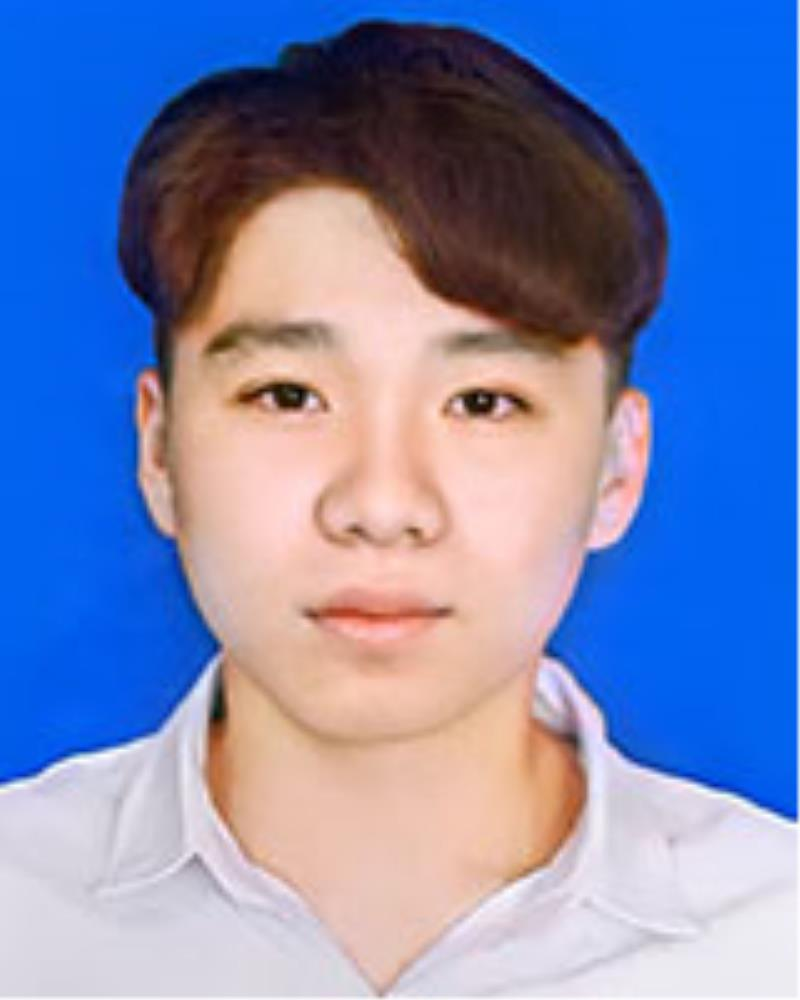
#> input picture project1/img/download.png, 800 x 1000 px, found by its file name
$ jupyter execute --allow-errors 21011801_TranKy.ipynb   (older library calls are emulated)
#> lines starting #> are read from the running program, lines starting #| are printed output that depends on the picture
[cell 1]
import cv2
import numpy as np
import matplotlib.pyplot as plt

def compute_gradient_roberts(image_path):
#> called with image_path = 'download.png'
    image = cv2.imread(image_path)
#> image is the input picture: shape (1000, 800, 3); mean B, G, R 181.2, 135.7, 121.4
    if image is None:
        raise FileNotFoundError(f"Không tìm thấy ảnh tại đường dẫn: {image_path}")
    gray = cv2.cvtColor(image, cv2.COLOR_BGR2GRAY)
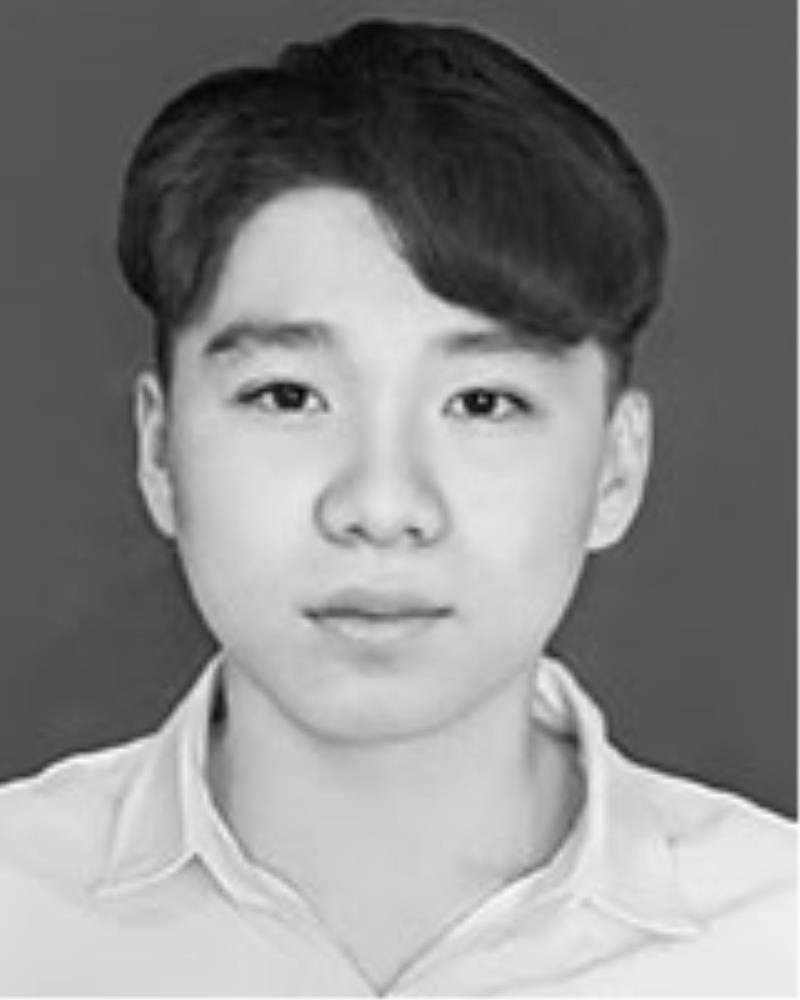
#> gray: shape (1000, 800); min 4, max 254, mean 136.6

    kernel_roberts_x = np.array([[1, 0],
                                 [0, -1]], dtype=np.float32)
    kernel_roberts_y = np.array([[0, 1],
                                 [-1, 0]], dtype=np.float32)

    grad_x = cv2.filter2D(gray, cv2.CV_64F, kernel_roberts_x)
    grad_y = cv2.filter2D(gray, cv2.CV_64F, kernel_roberts_y)

    gradient = cv2.magnitude(grad_x, grad_y)

    plt.figure(figsize=(12, 6))
    plt.subplot(1, 2, 1)
    plt.title('Ảnh gốc')
    plt.imshow(gray, cmap='gray')
    plt.axis('off')

    plt.subplot(1, 2, 2)
    plt.title('Gradient Roberts')
    plt.imshow(gradient, cmap='gray')
    plt.axis('off')

    plt.show()

def compute_gradient_sobel(image_path):
#> called with image_path = 'download.png'
    image = cv2.imread(image_path)
    if image is None:
        raise FileNotFoundError(f"Không tìm thấy ảnh tại đường dẫn: {image_path}")
    gray = cv2.cvtColor(image, cv2.COLOR_BGR2GRAY)

    grad_x = cv2.Sobel(gray, cv2.CV_64F, 1, 0, ksize=3)
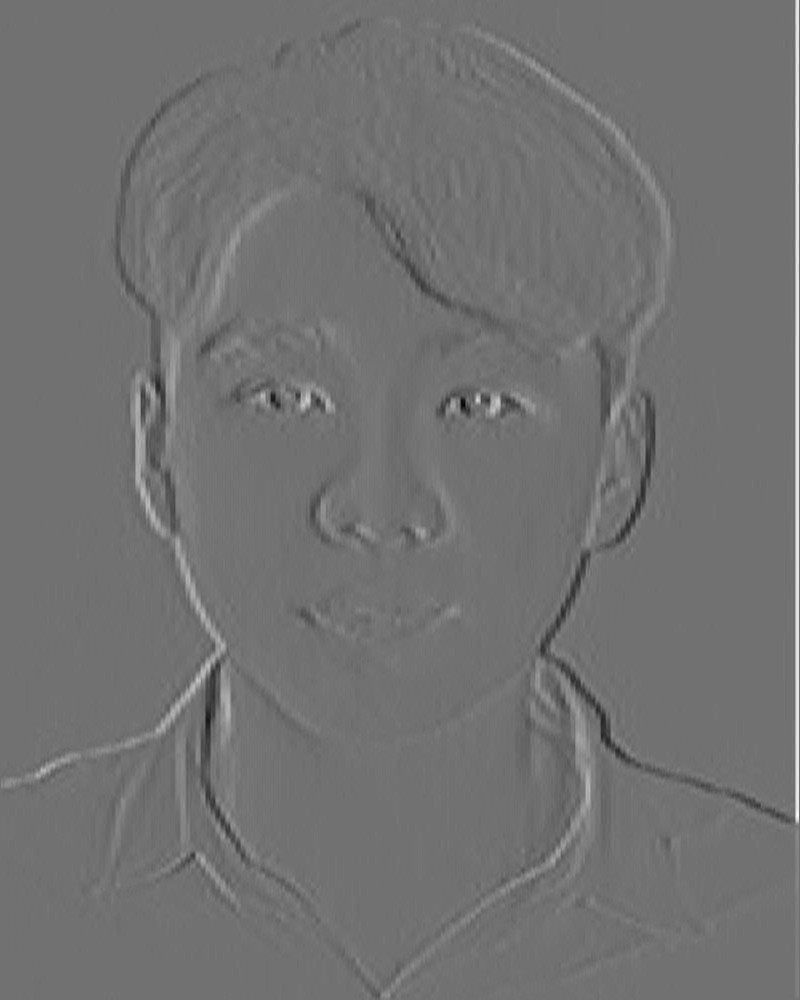
#> grad_x: shape (1000, 800) float64; min -267, max 331, mean 1; drawn with min black and max white
    grad_y = cv2.Sobel(gray, cv2.CV_64F, 0, 1, ksize=3)

    gradient = cv2.magnitude(grad_x, grad_y)

    plt.figure(figsize=(12, 6))
    plt.subplot(1, 2, 1)
    plt.title('Ảnh gốc')
    plt.imshow(gray, cmap='gray')
    plt.axis('off')

    plt.subplot(1, 2, 2)
    plt.title('Gradient Sobel')
    plt.imshow(gradient, cmap='gray')
    plt.axis('off')

    plt.show()

def compute_gradient_prewitt(image_path):
#> called with image_path = 'download.png'
    image = cv2.imread(image_path)
    if image is None:
        raise FileNotFoundError(f"Không tìm thấy ảnh tại đường dẫn: {image_path}")
    gray = cv2.cvtColor(image, cv2.COLOR_BGR2GRAY)

    kernel_prewitt_x = np.array([[ -1, 0, 1],
                                 [ -1, 0, 1],
                                 [ -1, 0, 1]], dtype=np.float32)
    kernel_prewitt_y = np.array([[ 1,  1,  1],
                                 [ 0,  0,  0],
                                 [-1, -1, -1]], dtype=np.float32)

    grad_x = cv2.filter2D(gray, cv2.CV_64F, kernel_prewitt_x)
    grad_y = cv2.filter2D(gray, cv2.CV_64F, kernel_prewitt_y)
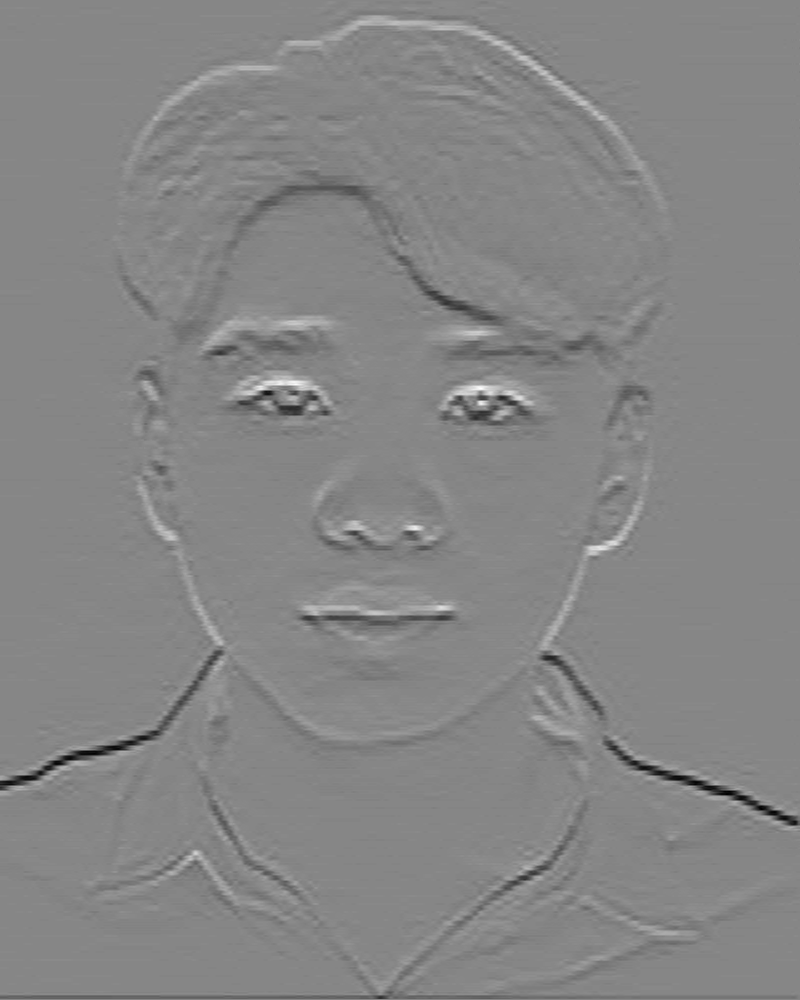
#> grad_y: shape (1000, 800) float64; min -187, max 168, mean -0.9; drawn with min black and max white

    gradient = cv2.magnitude(grad_x, grad_y)

    plt.figure(figsize=(12, 6))
    plt.subplot(1, 2, 1)
    plt.title('Ảnh gốc')
    plt.imshow(gray, cmap='gray')
    plt.axis('off')

    plt.subplot(1, 2, 2)
    plt.title('Gradient Prewitt')
    plt.imshow(gradient, cmap='gray')
    plt.axis('off')

    plt.show()

def compute_gradient_laplace(image_path):
#> called with image_path = 'download.png'
    image = cv2.imread(image_path)
    if image is None:
        raise FileNotFoundError(f"Không tìm thấy ảnh tại đường dẫn: {image_path}")
    gray = cv2.cvtColor(image, cv2.COLOR_BGR2GRAY)

    grad = cv2.Laplacian(gray, cv2.CV_64F)
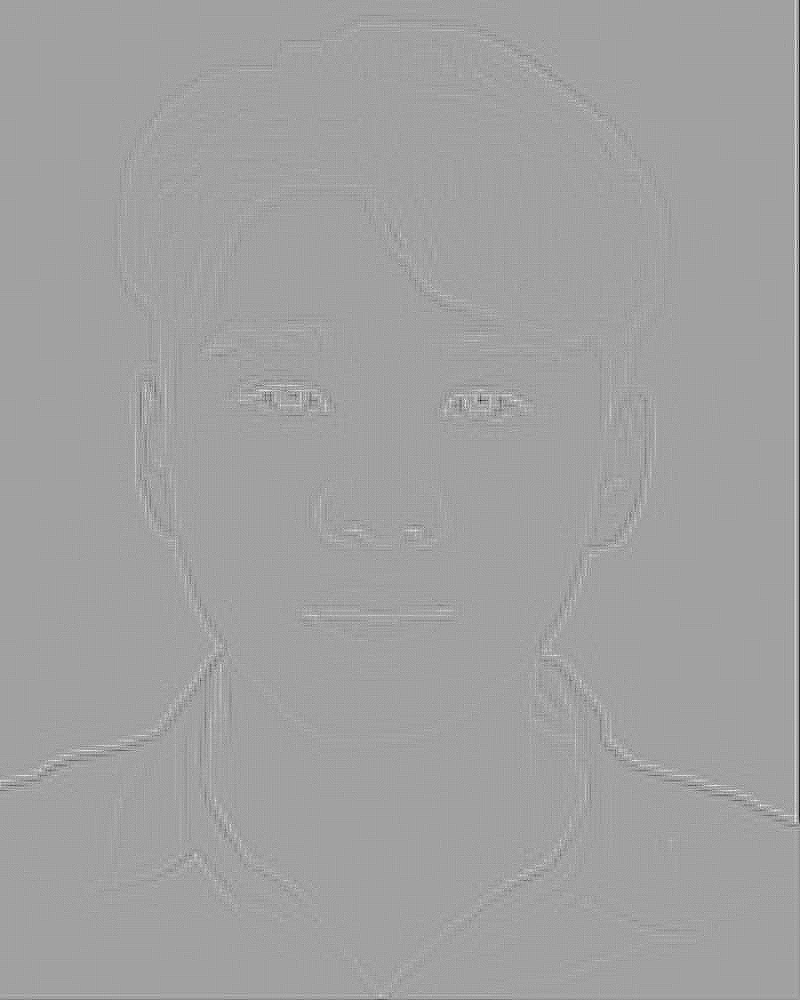
#> grad: shape (1000, 800) float64; min -81, max 47, mean 0; drawn with min black and max white

    gradient = np.absolute(grad)
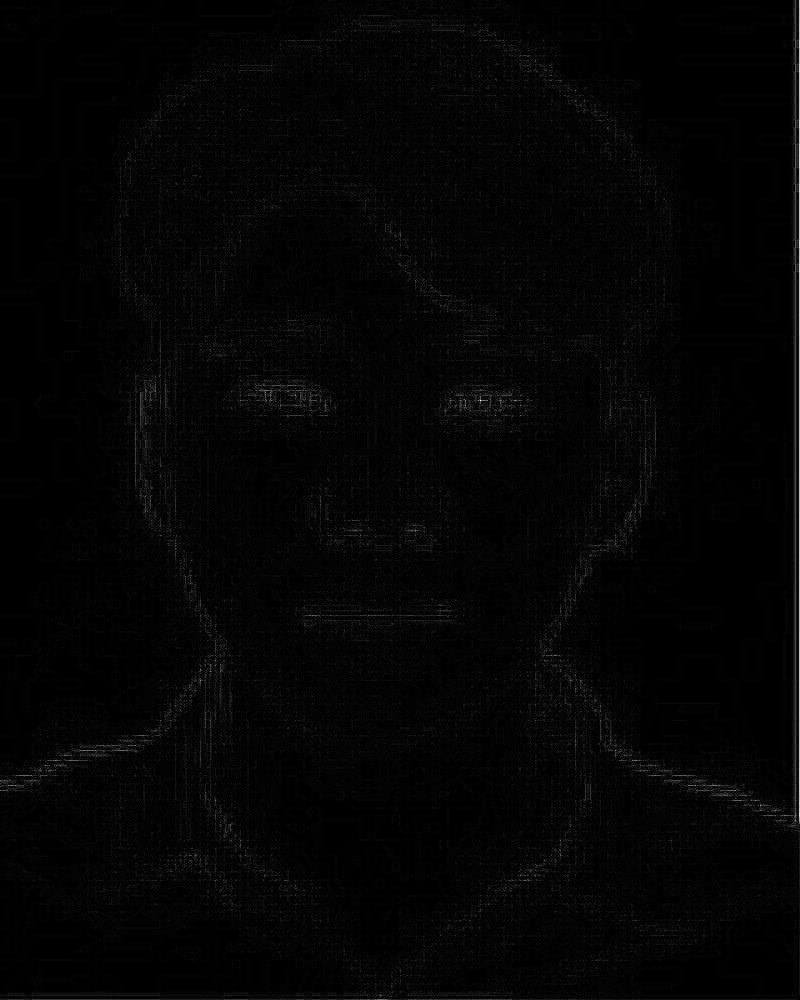
#> gradient: shape (1000, 800) float64; min 0, max 81, mean 1.4; drawn with min black and max white
    gradient = np.uint8(gradient)

    plt.figure(figsize=(12, 6))
    plt.subplot(1, 2, 1)
    plt.title('Ảnh gốc')
    plt.imshow(gray, cmap='gray')
    plt.axis('off')

    plt.subplot(1, 2, 2)
    plt.title('Gradient Laplace')
    plt.imshow(gradient, cmap='gray')
    plt.axis('off')

    plt.show()
image_path = 'download.png'
compute_gradient_roberts(image_path)
compute_gradient_sobel(image_path)
compute_gradient_prewitt(image_path)
compute_gradient_laplace(image_path)
